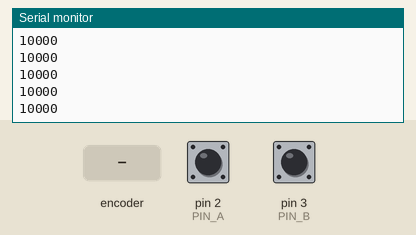
A sketch run on a simulated Arduino Uno, built with avr-gcc and run on an emulated ATmega328P. Parts: the last lines printed to the serial monitor. Inputs (shaded band) come from the test bench; at power-on: pin 2 (PIN_A) HIGH, pin 3 (PIN_B) HIGH.

Above: at 1.2 s.
1.3 s: rotary encoder on pin 2 (PIN_A) / pin 3 (PIN_B) turned 1 step (first pin leading)
At 1.31 s:
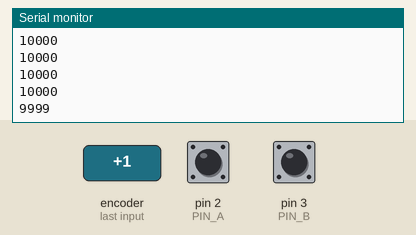
3.0 s: rotary encoder on pin 2 (PIN_A) / pin 3 (PIN_B) turned 2 steps (second pin leading)
At 3.11 s:
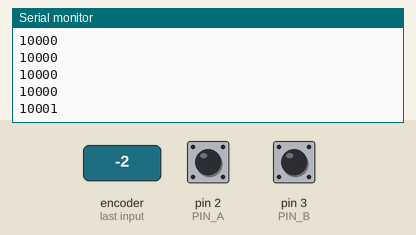
Timing chart, 0 to 6.0 s (numbered marks = the images above; inputs shaded):
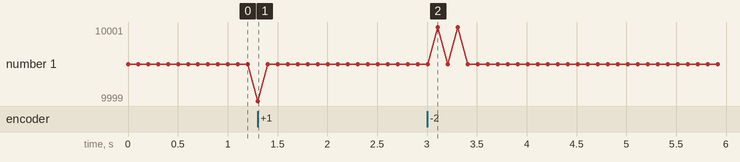

Measured:
- after the input at 1.3 s, the serial monitor: prints a new line at once (image 1)
- after the input at 3.0 s, the serial monitor: prints a new line after 0.11 s (image 2)

The sketch:

rotaryencoder_gohai.ino
```cpp
#define PIN_A 2
#define PIN_B 3

int delta = 0;

void setup() {
  Serial.begin(115200);
  pinMode(PIN_A, INPUT_PULLUP);
  pinMode(PIN_B, INPUT_PULLUP);
  attachInterrupt(digitalPinToInterrupt(PIN_A), shaft_moved, FALLING);
}

void loop() {
  int old = delta;
  delta = 0;
  Serial.println(10000+old);
  delay(100);
}

void shaft_moved() {
  int pinb_value = digitalRead(PIN_B);
  if (pinb_value == HIGH) {
    delta = delta - 1;
  } else {
    delta = delta + 1;
  }
}
```
